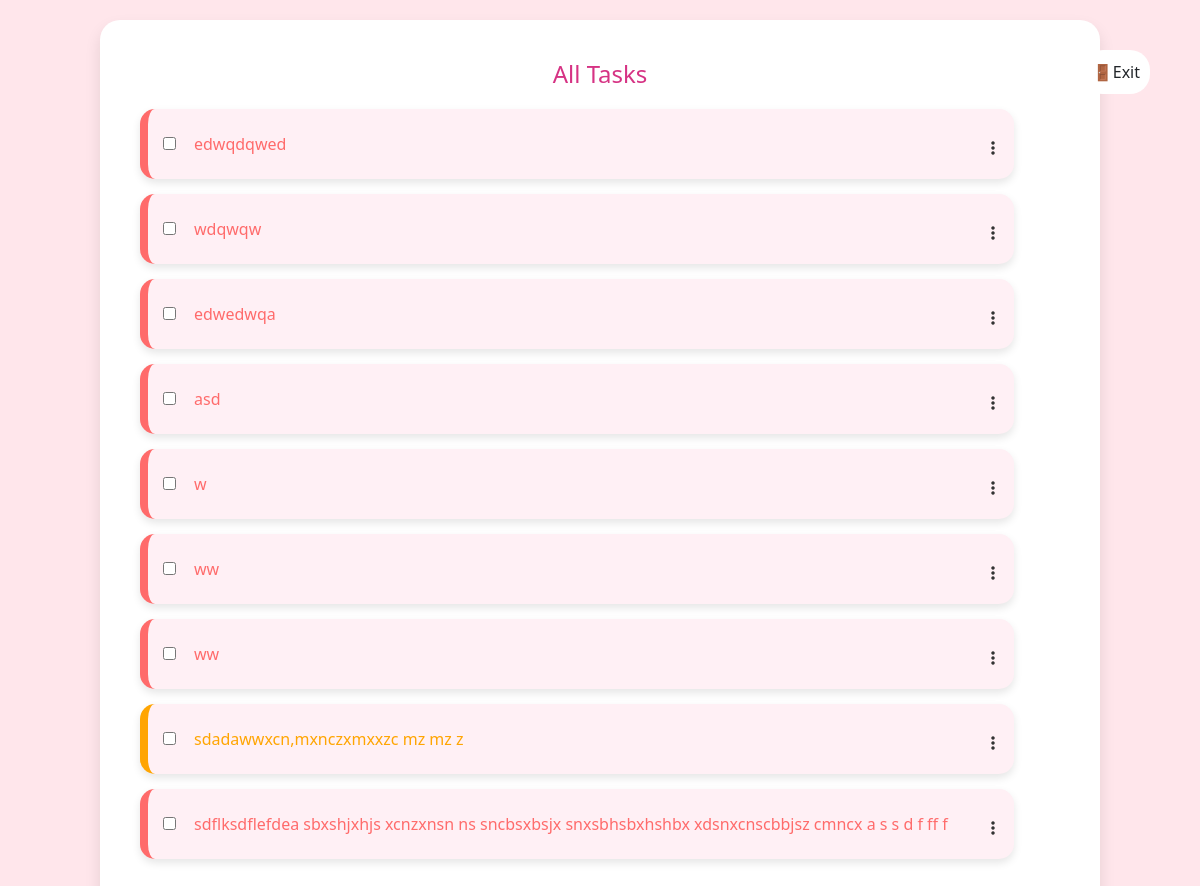
Page /templates/show-alltask.php (signed in) on the committed database.
### tables this page shows
CREATE TABLE IF NOT EXISTS `task` (
  `task_id` int UNSIGNED NOT NULL AUTO_INCREMENT,
  `title` text,
  `status` tinyint(1) NOT NULL,
  `option` varchar(30) DEFAULT NULL,
  `user_id` int UNSIGNED DEFAULT NULL,
  PRIMARY KEY (`task_id`)
);

### inc/config.php (called while the page is built, shortened)
<?php
$config = [
    'db' => [
        'name' => 'tasks',
        'user' => 'root',
        'password' => '',
        'host' => 'localhost'
    ],
    'base_url' => 'http://localhost/task-manager/'
];
?>

### templates/show-alltask.php (the view, shortened to what this page needs)
<?php
require_once '../loader.php';
$userNumber = $_SESSION['user'];
$conn = db_connection();
$check = mysqli_query($conn, "SELECT * FROM `task` WHERE `user_id` = '$userNumber'");
$num_rows = mysqli_num_rows($check);
$output = mysqli_fetch_all($check, MYSQLI_NUM);
?>
<!DOCTYPE html>
<html">
    <head>
        <link href="../assessts/css/bootstrap.min.css" rel="stylesheet">
        <link href="../assessts/css/all.min.css" rel="stylesheet">
        <link href="../assessts/css/style-panel.css" rel="stylesheet">
        <link href="https://cdnjs.cloudflare.com/ajax/libs/font-awesome/6.5.0/css/all.min.css" rel="stylesheet">
    </head>
    <body>
    <a href="panel.php" class="t-none text-dark">🚪Exit</a>
        <div id="task-list" class="container m-0">
                <h1>All Tasks</h1>
            <?php
            for ($i = 0; $i < $num_rows; $i++) {
                for ($j = 0; $j < 4; $j++) {
                    $out[$i][$j] = $output[$i][$j];
                }
                if ($out[$i][3] == "medium") {
                    $border = 'priority-medium';
                    $color = 'color-medium';
                } else if ($out[$i][3] == "high") {
                    $border = 'priority-high';
                    $color = 'color-high';
                } else if ($out[$i][3] == "low") {
                    $border = 'priority-low';
                    $color = 'color-low';
                }
            ?>
                <div class="task <?php echo $border; ?>">
                    <input status="" type="checkbox">
                    <label><a class="t-none p-2 <?php echo $color; ?>" href="<?php echo $config['base_url']; ?>/templates/edit-task.php?t_id=<?php echo $out[$i][0]; ?>&t_title=<?php echo $out[$i][1]; ?>&t_border=<?php echo $border; ?>"><?php echo $out[$i][1]; ?></a></label>
                    <i class="fas fa-ellipsis-v px-3 py-2 mt-2 pe-1 cursor-pointer"></i>
                </div>
            <?php
            }
            ?>
        </div>
        <?php
        require_once "footer.php";
        ?>

### assessts/css/style-panel.css (style rules this page uses)
body { background-color: var(--bg-color); font-family: 'Segoe UI', sans-serif; display: flex; justify-content: center; align-items: center; min-height: 100vh; margin: 0; padding: 20px; transition: all 0.3s ease; }
.container { background-color: var(--container-bg); padding: 40px; border-radius: 20px; box-shadow: 0 8px 16px rgba(0, 0, 0, 0.1); max-width: 1000px !important; width: 100%; transition: all 0.3s ease; margin-top: 80px; }
h1 { color: #d63384; text-align: center; margin-bottom: 20px; font-size: 24px; }
.task { display: flex; align-items: center; justify-content: space-between; background-color: var(--task-bg); padding: 15px; border-radius: 15px; margin-bottom: 15px; box-shadow: 0 4px 8px rgba(0, 0, 0, 0.1); }
.task label { font-size: 16px; color: var(--text-color); margin-left: 10px; flex: 1; }
.priority-high { border-left: 8px solid #ff6b6b; overflow: auto; }
.priority-medium { border-left: 8px solid #ffa502 !important; }
.color-high { color: #ff6b6b; }
.color-medium { color: #ffa502 !important; }
.t-none { text-decoration: none !important; }
.cursor-pointer { cursor: pointer; }
i { color: var(--text-color); }

### templates/show-alltask.php (style rules this page uses)
.task { width: 95% !important; }
.container { width: 1200px !important; }
.text-dark { position: absolute; right: 50px; top: 50px; background-color: var(--container-bg); border-radius: 20px; padding: 10px; }

### rows in the picture
task: title "edwqdqwed"
task: title "wdqwqw"
task: title "edwedwqa"
task: title "asd"
task: title "w"
task: title "ww"
task: title "ww"
task: title "sdadawwxcn,mxnczxmxxzc mz mz z"
task: title "sdflksdflefdea sbxshjxhjs xcnzxnsn ns sncbsxbsjx snxsbhsbxhshbx xdsnxcnscbbjsz cmncx a s s d f ff f"
